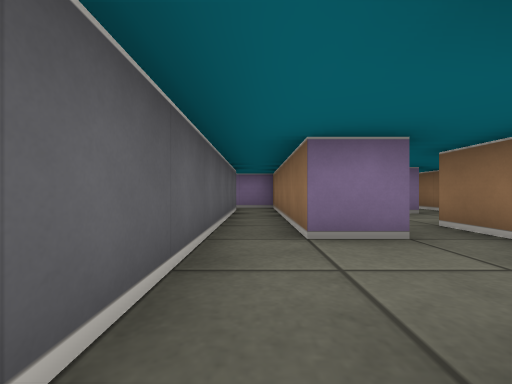
[1] (above)

12 first-person views from a walk through a cub3D ray-caster map. The camera is about half as high as the walls, looks level and sees 90° across. The floor is counted in squares. Each view is taken from the middle of a square. On the plan, view 1 faces up. The plan holds only what a view shows up to about 9 squares ahead; the rest is blank.

[2]
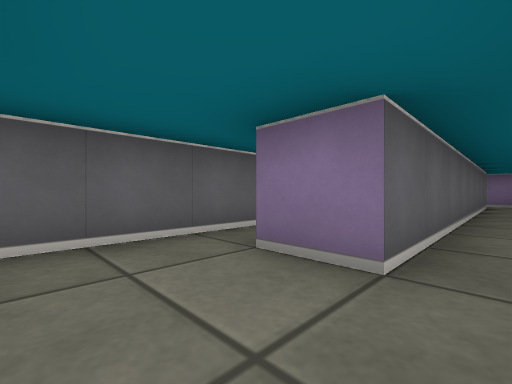

[3]
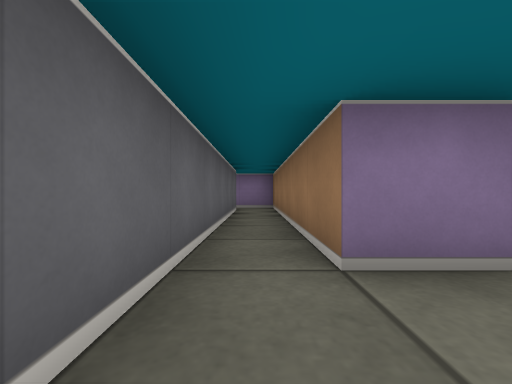

[4]
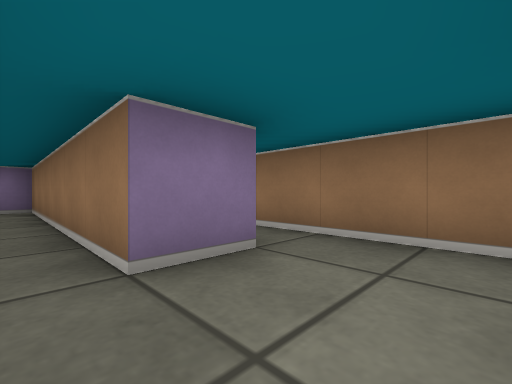

[5]
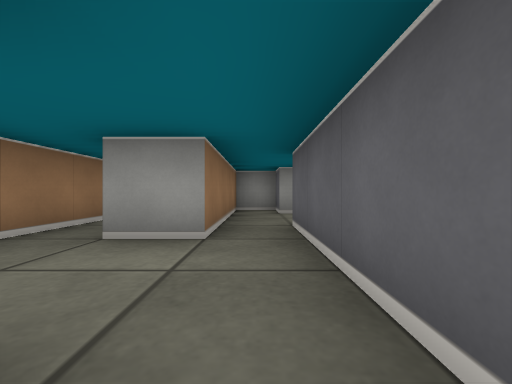

[6]
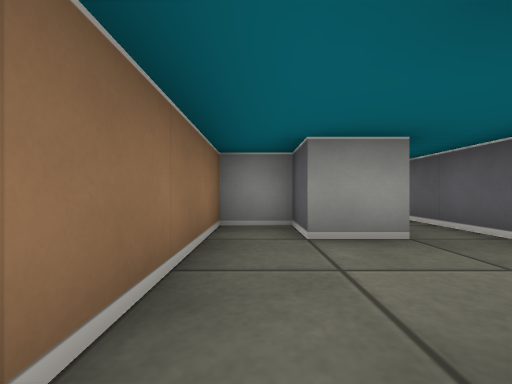

[7]
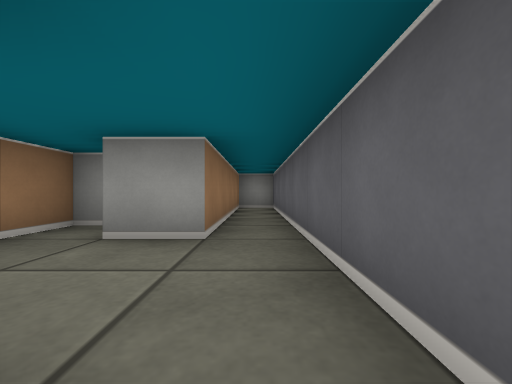

[8]
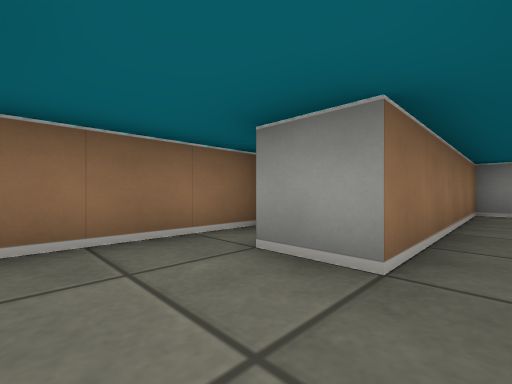

[9]
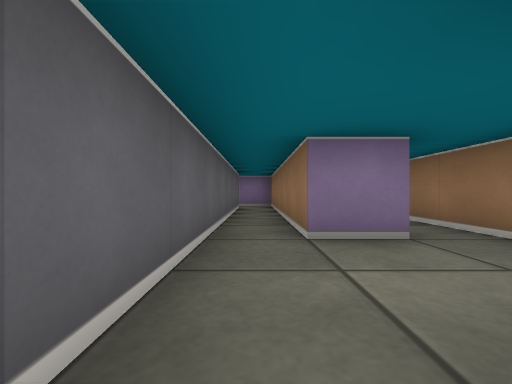

[10]
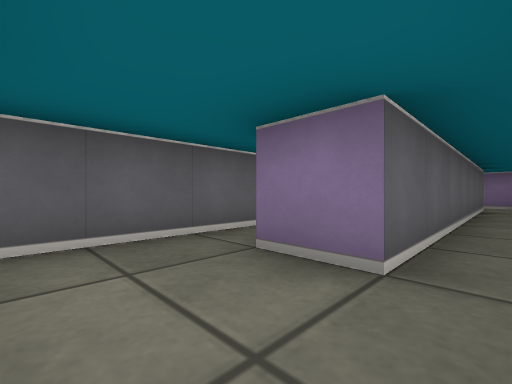

[11]
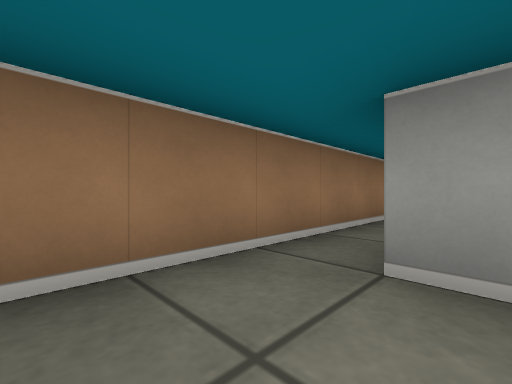

[12]
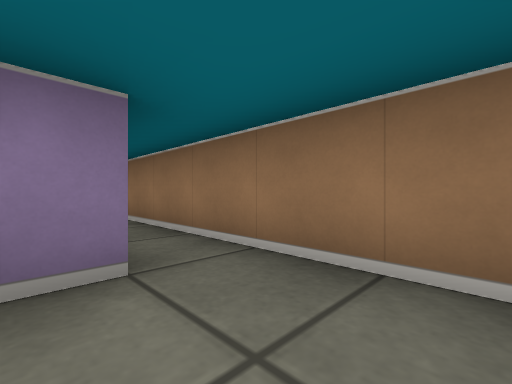

### Floor plan
Points are (right, up) in squares from view 1. A wall is a line through its corners. A room is listed if a view was taken in it or the views show most of it. See-through windows are left out.
Room 1 (views 1, 7, 8)
walls: (-0.5, 6.5) (-0.5, -4.5) (0.5, -4.5) (0.5, 0.5) (1.5, 0.5); (1.5, 2.5) (0.5, 2.5) (0.5, 7.5) (-0.6, 7.5)
ways out: opening at (1, 1.5) to room 2
Room 2 (views 2, 6, 9)
walls: (1.5, 0.5) (1.5, -0.5) (2.5, -0.5) (2.5, 3.5); (1.5, 3.5) (1.5, 2.5)
ways out: opening at (1, 1.5) to room 1; opening at (2, 3) to room 3
Room 3 (views 3, 4, 5, 11, 12)
walls: (3.5, 5.5) (2.5, 5.5) (2.5, 11.5) (1.4, 11.5); (1.5, 10.5) (1.5, 3.5); (2.5, 3.5) (3.5, 3.5)
ways out: opening at (2, 3) to room 2; opening at (3, 4.5) to room 4
Room 4 (view 10)
walls: (4.5, 0.5) (4.5, 8.5); (3.5, 12.5) (3.5, 5.5); (4, 13.5) (3.4, 13.5)
ways out: opening at (3, 4.5) to room 3

Positions as (right, up) in squares from view 1, and headings:
1: (0, 0), facing up
2: (2, 1), facing up-left
3: (2, 4), facing up
4: (2, 4), facing up-right
5: (2, 6), facing down
6: (2, 3), facing down
7: (0, 3), facing down
8: (0, 2), facing down-right
9: (2, 3), facing up
10: (4, 4), facing up-left
11: (3, 5), facing down-right
12: (3, 4), facing up-right
